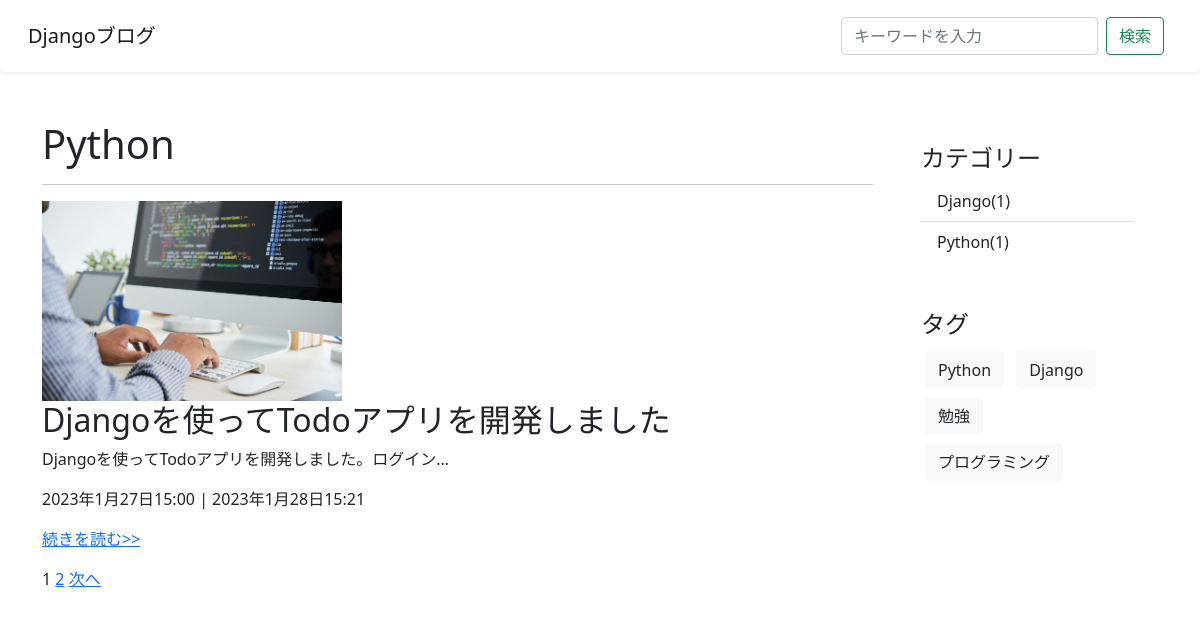
Screenshot of /tag/Python with the database file from the repository.
### blog/models.py (models this page shows, shortened)
class Tag(models.Model):
    name = models.CharField(verbose_name="タグ", max_length=255)
    slug = models.SlugField(verbose_name="URL", unique=True)
    def __str__(self):
        return self.name
    class Meta:
        verbose_name = "タグ"
        verbose_name_plural = "タグ"

class Post(models.Model):
    title = models.CharField(verbose_name="タイトル", max_length=200)
    content = models.TextField(verbose_name="本文")
    image = models.ImageField(verbose_name="画像", upload_to='uploads/', null=True, blank=True)
    created_at = models.DateTimeField(verbose_name="作成日", auto_now_add=True)
    updated_at = models.DateTimeField(verbose_name="更新日", auto_now=True)
    is_published = models.BooleanField(verbose_name="公開設定", default=False)
    category = models.ForeignKey(Category, verbose_name="カテゴリー", on_delete=models.PROTECT, null=True, blank=True)
    tag = models.ManyToManyField(Tag, verbose_name="タグ", blank=True)
    class Meta:
        verbose_name = "記事"
        verbose_name_plural = "記事"

class Category(models.Model):
    name = models.CharField(verbose_name="カテゴリー", max_length=255)
    slug = models.SlugField(verbose_name="URL", unique=True)
    class Meta:
        verbose_name = "カテゴリー"
        verbose_name_plural = "カテゴリー"

### blog/views.py (the view)
# urls.py: path('tag/<str:slug>', TagPostListView.as_view(), name='tag-post-list'),
class TagPostListView(ListView):
    model = Post
    template_name = "blog/post_list.html"
    context_object_name = "posts"
    paginate_by = 1
    def get_queryset(self):
        slug = self.kwargs["slug"]
        self.tag = get_object_or_404(Tag, slug=slug)
        return super().get_queryset().filter(tag=self.tag)
    def get_context_data(self, **kwargs):
        context = super().get_context_data(**kwargs)
        context["tag"] = self.tag
        return context

### blog/context_processors.py (called while the page is built)
def common(request):
    context = {
        "categories": Category.objects.annotate(
          count=Count("post", Q(post__is_published=True))
        ),
        "tags": Tag.objects.all
    }
    return context

### blog/templatetags/blog.py (called while the page is built)
@register.simple_tag
def replace(request, key, value):
    url_dict = request.GET.copy() #query: []をurl_dictに代入
    url_dict[key] = value #pagenation.htmlで引数にとっている、pageとpage_obj.---を追加
    return url_dict.urlencode() #urlの形にしてリターン

### blog/templates/blog/post_list.html (shortened to what this page needs)
{% extends 'blog/base.html' %}
{% block content %}
<div class="row">
  <div class="col-9">
      {% if category %}
        <h1>{{ category }}<i>-category-</i></h1>
        <hr>
      {% elif  tag %}
        <h1>{{ tag }}</h1>
        <hr>
      {% elif query %}
        <h1>"{{ query }}"の検索結果 {{ post_count }}件</h1>
        <hr>
      {% endif %}
      {% for post in posts %}
        {% if post.is_published or user.is_authenticated %}
        {% if post.image %}
          <img src="{{ post.image.url }}" alt="{{ post.title }}" width="300" height="200">
        {% endif %}
          <h2>{{ post.title }}</h2>
          <p>{{ post.content | truncatechars:30 }}</p>
          <p>{{ post.created_at }} | {{ post.updated_at }}</p>
          <p><a href="{% url 'post-detail' post.pk %}">続きを読む>></a></p>
        {% endif %}
      {% endfor %}
      {% include "blog/snippets/pagination.html" %}
  </div>
  <div class="col-3">
    {% include "blog/snippets/sidebar.html" %}
  </div>
</div>
{% endblock%}

### blog/templates/blog/snippets/sidebar.html
<div class="p-4 category">
  <h4>カテゴリー</h4>
  <ul class="list-group list-group-flush">
    {% for category in categories %}
      {% if category.count > 0 %}
        <li class="list-group-item">
          <a href="{% url 'category-post-list' category.slug %}">
            {{ category.name }}({{ category.count }})
          </a>
        </li>
      {% endif %}
    {% endfor %}
  </ul>
</div>
<div class="p-4">
  <h4>タグ</h4>
  {% for tag in tags %}
      <a class="btn bg-light text-dark m-1" href="{% url 'tag-post-list' tag.slug %}">
        {{ tag.name }}
      </a>
  {% endfor %}
</div>

### blog/static/blog/css/style.css (style rules this page uses)
div.category > ul > li a { color: #212529; text-decoration: none; }

### rows the page displays
Tag: name "Python"
Post: image (picture), title "Djangoを使ってTodoアプリを開発しました", content "Djangoを使ってTodoアプリを開発しました。ログイン…", created_at "2023年1月27日15:00", updated_at "2023年1月28日15:21"
Category: name "Django", count "1"
Category: name "Python", count "1"
Tag: name "Django"
Tag: name "勉強"
Tag: name "プログラミング"

### other values shown
{{ num }} "1"
{{ num }} "2"
